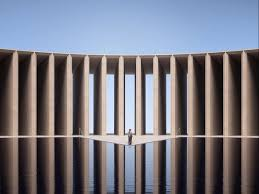
#> input picture unidad_1/practica/tecnicas_vision/data/columnas.jpg, 259 x 194 px
$ jupyter execute tecnicas_vision.ipynb   (shell and % lines are left out)   (older library calls are emulated)
#> lines starting #> are read from the running program, lines starting #| are printed output that depends on the picture; after the words box and inside, x2 and y2 are one past the last pixel; in counts of white or black regions, pixels touching at a corner belong together
# Técnicas Clásicas de Visión
| IA 5.2 Computer Vision
| FCEIA - UNR

En este cuaderno se desarrollan ejercicios relacionados a la calse 2 "Técnicas clásicas de Visión" de la materia.

# Librerías a utilizar

[cell 1]
import cv2
import numpy as np
import matplotlib.pyplot as plt

## Ejercicio 1: Detección de bordes

La detección de bordes es una herramienta fundamental que usan internamente los modelos para poder obtener features de las imágenes / objetos a clasificar / detectar.

## Filtro sobel

> "El operador Sobel es un ejemplo clásico de un detector de características basado en la convolución. No utiliza un solo filtro, sino un par de kernels de 3×3 diseñados para trabajar en conjunto. Su propósito es calcular una aproximación del gradiente de intensidad de la imagen en cada punto. En términos sencillos, miden la tasa y la dirección del cambio de brillo. Un filtro está optimizado para detectar cambios en la dirección horizontal, mientras que el otro lo está para la dirección vertical. Juntos, proporcionan una imagen completa de la estructura de bordes de la escena." -https://datasciencepythonblog.net/los-2-filtros-de-convolucion-del-operador-sobel-tensorflow/

Kernel para resaltado Horizontal ------|-------     Kernel para resaltado Vertical


**OJO**
Resaltado horizontal significa que detecta el cambios fuertes de manera horizontal -> resalta lineas verticales.

-->|-->

-->|-->

-->|-->

Resaltado vertical significa que detecta los cambios fuertes de manera vertical -> resalta lineas horizontales

↓ - -  ↓- -   ↓

➖➖➖

↓ - -  ↓- -   ↓

Definición de kernels en python

[cell 2]
Gx = np.array([-1,0,1,
      -2,0,2,
      -1,0,1], dtype=np.float32)
Gy = np.array([-1,-2,-1,
       0,0,0,
       1,2,1], dtype=np.float32)

### Ejemplo implementación sobel

Trabajaremos con la siguiente imagen

[cell 3]
img_columnas_path = './data/columnas.jpg'
columnas = cv2.imread(img_columnas_path)
#> columnas is the input picture: shape (194, 259, 3); mean B, G, R 129.7, 119.7, 120.3
columnas_gray = cv2.cvtColor(columnas, cv2.COLOR_BGR2GRAY)
plt.figure()
plt.imshow(columnas_gray, cmap='gray')
plt.title('columnas')
plt.axis('off')
plt.show()

### Filtro Horizontal Gx

[cell 4]
# Aplicamos kernel Gx a imagen para obtener el gradiente horizontal
img_Gx = cv2.filter2D(columnas_gray, cv2.CV_32F, Gx.reshape(3,3))
plt.figure()
plt.imshow(img_Gx, cmap='gray')
plt.title('Kernel Gx')
plt.axis('off')
plt.show()

### Filtro vertical Gy

[cell 5]
# Aplicamos kernel Gy a imagen para obtener el gradiente vertical
img_Gy = cv2.filter2D(columnas_gray, cv2.CV_32F, Gy.reshape(3,3))
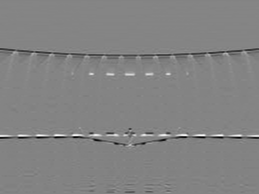
#> img_Gy: shape (194, 259) float32; min -768, max 719, mean -4; drawn with min black and max white
plt.figure()
plt.imshow(img_Gy, cmap='gray')
plt.title('Kernel Gy')
plt.axis('off')
plt.show()

### Calculo de magnitud del gradiente

[cell 6]
img_columnas_Gx_ = img_Gx.astype(np.float32)
img_columnas_Gy_ = img_Gy.astype(np.float32)

magnitude = np.sqrt(img_columnas_Gx_**2 + img_columnas_Gy_**2)
plt.figure()
plt.imshow(magnitude, cmap='gray')
plt.title('Kernel Gx + Gy')
plt.axis('off')
plt.show()

Falta normalizar

[cell 7]
magnitude = cv2.normalize(magnitude, None, 0, 255, cv2.NORM_MINMAX)
magnitude = magnitude.astype(np.uint8)

plt.figure()
plt.imshow(magnitude, cmap='gray')
plt.title('Kernel Gx + Gy')
plt.axis('off')
plt.show()

### Aplicación directa con cv2.sobel

[cell 8]
sobel_x = cv2.Sobel(columnas_gray, cv2.CV_32F, 1, 0)
sobel_y = cv2.Sobel(columnas_gray, cv2.CV_32F, 0, 1)

magnitude = cv2.magnitude(sobel_x, sobel_y)
magnitude = cv2.convertScaleAbs(magnitude)
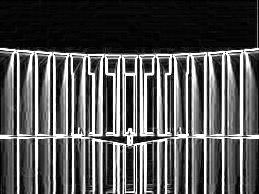
#> magnitude: shape (194, 259); min 0, max 255, mean 83.8

plt.figure()
plt.imshow(magnitude, cmap='gray')
plt.title('Aplicacion con cv2.Sobel')
plt.axis('off')
plt.show()

## Canny

>"El algoritmo de Canny es usado para detectar todos los bordes existentes en una imagen. Este algoritmo esta considerado como uno de los mejores métodos de detección de contornos mediante el empleo de máscaras de convolución y basado en la primera derivada. Los puntos de contorno son como zonas de píxels en las que existe un cambio brusco de nivel de gris."

Jorge Valverde Rebaza - "Detección de bordes mediante el algoritmo de Canny", 2014. [Link](https://www.cs.buap.mx/~daniel.valdes/docs/Deteccion_de_bordes_mediante_el_algoritmo_de_Canny.pdf)

El algoritmo de Canny consiste en tres grandes pasos:

• Obtención del gradiente: en este paso se calcula la magnitud y orientación del vector
gradiente en cada píxel.

• Supresión no máxima: en este paso se logra el adelgazamiento del ancho de los bordes,
obtenidos con el gradiente, hasta lograr bordes de un píxel de ancho.

• Histéresis de umbral: en este paso se aplica una función de histéresis basada en dos
umbrales; con este proceso se pretende reducir la posibilidad de aparición de contornos
falsos. ``

Jorge Valverde Rebaza - "Detección de bordes mediante el algoritmo de Canny", 2014. [Link](https://www.cs.buap.mx/~daniel.valdes/docs/Deteccion_de_bordes_mediante_el_algoritmo_de_Canny.pdf)

### Obtención del gradiente

Para la obtención del gradiente, como paso previo, se aplica un filtro gaussiano para suavizar la imagen original y evitar que el posible ruido cree bordes falsos en pasos siguientes.

[cell 9]
gauss_columnas_gray = cv2.GaussianBlur(columnas_gray, (3,3),1)
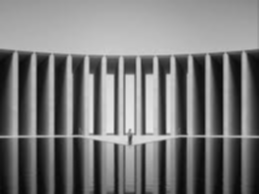
#> gauss_columnas_gray: shape (194, 259); min 8, max 233, mean 121
plt.figure()
plt.imshow(gauss_columnas_gray, cmap='gray')
plt.title('Aplicacion de GaussianBlur en columnas_gray')
plt.axis('off')
plt.show()

Luego, para cada píxel, se obtiene la magnitud y módulo (orientación) del gradiente, obteniendo dos imágenes

# Consigna Sobel / Canny

Remarca los ladrillos en la siguiente foto "ladrillos.jpg".

Luego cuenta la cantidad de ladrillos (de manera aproximada, no es necesario que de exacto).

[cell 10]
ladrillos = cv2.imread('./data/ladrillos.jpg')
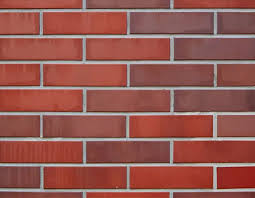
#> input picture unidad_1/practica/tecnicas_vision/data/ladrillos.jpg, 255 x 198 px
#> ladrillos is the input picture: shape (198, 255, 3); mean B, G, R 80.7, 88, 148.8
ladrillos_gray = cv2.cvtColor(ladrillos, cv2.COLOR_BGR2GRAY)
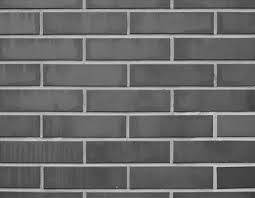
#> ladrillos_gray: shape (198, 255); min 30, max 222, mean 105.4
plt.figure()
plt.imshow(ladrillos_gray, cmap='gray')
plt.title('Imagen ladrillos')
plt.axis('off')
plt.show()

[cell 11]
sobel_x = cv2.Sobel(ladrillos_gray, cv2.CV_32F, 1, 0)
sobel_y = cv2.Sobel(ladrillos_gray, cv2.CV_32F, 0, 1)

magnitude_ladrillos = cv2.magnitude(sobel_x, sobel_y)
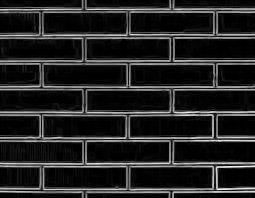
#> magnitude_ladrillos: shape (198, 255) float32; min 0, max 622.1, mean 87.1; drawn with min black and max white
magnitude_ladrillos = cv2.convertScaleAbs(magnitude_ladrillos)

plt.figure()
plt.imshow(magnitude_ladrillos, cmap='gray')
plt.title('Aplicacion con cv2.Sobel')
plt.axis('off')
plt.show()

## Posible solucion

[cell 12]
# Normalizar a 8 bits
sobel_x = cv2.convertScaleAbs(sobel_x)
sobel_y = cv2.convertScaleAbs(sobel_y)
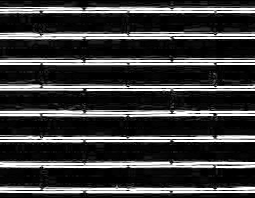
#> sobel_y: shape (198, 255); min 0, max 255, mean 57.7

# Umbral binario
_, bin_x = cv2.threshold(sobel_x, 160, 255, cv2.THRESH_BINARY)
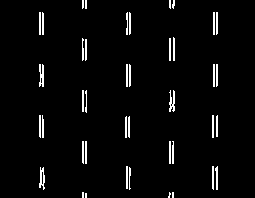
#> bin_x: shape (198, 255); 3.3% white in thin lines or dots, all inside (x1, y1, x2, y2) = (39, 0, 218, 198)
_, bin_y = cv2.threshold(sobel_y, 160, 255, cv2.THRESH_BINARY)
#> bin_y: shape (198, 255); 17% white in thin lines or dots

[cell 13]
intersecciones = cv2.bitwise_and(bin_x, bin_y)
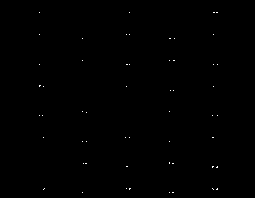
#> intersecciones: shape (198, 255); 0.15% white in thin lines or dots, all inside (x1, y1, x2, y2) = (39, 12, 218, 193)

plt.imshow(intersecciones, cmap='gray')
plt.title("Intersecciones")
plt.axis('off')
plt.show()

[cell 14]
num_labels, labels = cv2.connectedComponents(intersecciones)
#> labels: shape (198, 255) int32; 55 distinct labels, from 0 to 54
#> num_labels = 55

# Restamos 1 porque el fondo cuenta como etiqueta
num_intersecciones = num_labels - 1
#> num_intersecciones = 54

print("Número de intersecciones:", num_intersecciones)
#| Número de intersecciones: 54

[cell 15]
kernel = np.ones((5,5), np.uint8)
intersecciones_close = cv2.morphologyEx(intersecciones, cv2.MORPH_DILATE, kernel)
#> intersecciones_close: shape (198, 255); 2.6% white; 35 white regions, largest, box (x1, y1, x2, y2) and area: (210, 164, 220, 170) 60, (210, 186, 220, 192) 59, (37, 83, 46, 89) 51

plt.imshow(intersecciones_close, cmap='gray')
plt.title("Intersecciones")
plt.axis('off')
plt.show()

[cell 16]
num_labels_close, labels = cv2.connectedComponents(intersecciones_close)
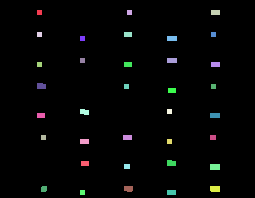
#> labels: shape (198, 255) int32; 36 distinct labels, from 0 to 35; one colour per label, 0 black
#> num_labels_close = 36

# Restamos 1 porque el fondo cuenta como etiqueta
num_intersecciones_close = num_labels_close - 1
#> num_intersecciones_close = 35

print("Número de intersecciones:", num_intersecciones_close)
#| Número de intersecciones: 35
